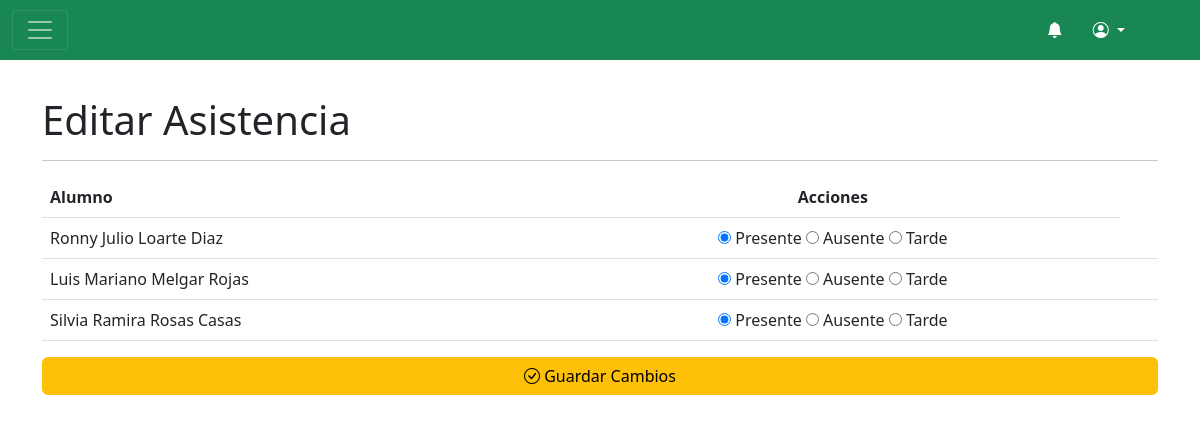
The app's page /editar_control_asistencia/18 with its own data.
### app/models.py (models this page shows)
class Asistencia_alumno(models.Model):
    id_asistencia=models.ForeignKey(Asistencia,on_delete=models.CASCADE)
    id_alumno=models.ForeignKey(Alumno,on_delete=models.CASCADE)
    estado=models.CharField(max_length=10)
    class Meta:
        db_table='Asistencia_alumno'

class Alumno(models.Model):
    nombre=models.CharField(max_length=50)
    apellido=models.CharField(max_length=50)
    edad=models.IntegerField()
    dni=models.IntegerField()
    correo=models.CharField(max_length=50)
    telefono=models.IntegerField()
    direccion=models.CharField(max_length=50)
    fecha_nacimiento=models.DateField()
    grado_cinturon=models.ForeignKey(Cinturon,on_delete=models.SET_NULL,null=True,blank=True)
    foto_perfil= models.ImageField(upload_to='imagenes_bd/',null=True,blank=True)
    genero=models.CharField(max_length=10,default='sin genero')
    id_usuario=models.ForeignKey(User,on_delete=models.CASCADE)
    class Meta:
        db_table='Alumno'

### app/views/control_asistencia.py (the view, shortened to what this page needs)
# urls.py: path('editar_control_asistencia/<int:id_asistencia>', control_asistencia.editar_control_asistencia,name='editar_control_asistencia'),
def editar_control_asistencia(request, id_asistencia):
    asistencia = get_object_or_404(Asistencia, id=id_asistencia)
    asistencias_alumno = asistencia.asistencia_alumno_set.all()
    contexto = {'asistencias_alumno': asistencias_alumno, 'asistencia': asistencia}
    return render(request, 'app/Asistencia/editar_asistencia_alumno.html', contexto)

### app/templates/app/Asistencia/editar_asistencia_alumno.html (shortened to what this page needs)
{% extends "app/base/base_docente.html" %}
{% block titulo %} Editar Asistencia {% endblock %}
{% block content %}
<form action="{% url 'editar_control_asistencia' asistencia.id %}" method="post">
    <table class="table">
        <thead>
            <tr>
                <th scope="col">Alumno</th>
                <th scope="col" class="text-center">Acciones</th>
            </tr>
        </thead>
        <tbody>
            {% for x in asistencias_alumno %}
            <tr>
                <td>{{ x.id_alumno.nombre }} {{ x.id_alumno.apellido }}</td>
                <td class="text-center">
                    <input type="radio" name="estado_{{ x.id_alumno.id }}" value="presente"
                           {% if x.estado == 'presente' %}checked{% endif %} required> Presente
                    <input type="radio" name="estado_{{ x.id_alumno.id }}" value="ausente"
                           {% if x.estado == 'ausente' %}checked{% endif %} required> Ausente
                    <input type="radio" name="estado_{{ x.id_alumno.id }}" value="tarde"
                           {% if x.estado == 'tarde' %}checked{% endif %} required> Tarde
                </td>
                <td>
                </td>
            </tr>
            {% endfor %}
        </tbody>
    </table>
    <div class="d-grid gap-2">
        <button class="btn btn-warning" type="submit"><i class="bi bi-check-circle"></i> Guardar Cambios</button>
    </div>
</form>
{% endblock %}

### records on screen
Asistencia_alumno: id_alumno.nombre "Ronny Julio", id_alumno.apellido "Loarte Diaz", estado "☑"
Asistencia_alumno: id_alumno.nombre "Luis Mariano", id_alumno.apellido "Melgar Rojas", estado "☑"
Asistencia_alumno: id_alumno.nombre "Silvia Ramira", id_alumno.apellido "Rosas Casas", estado "☑"
